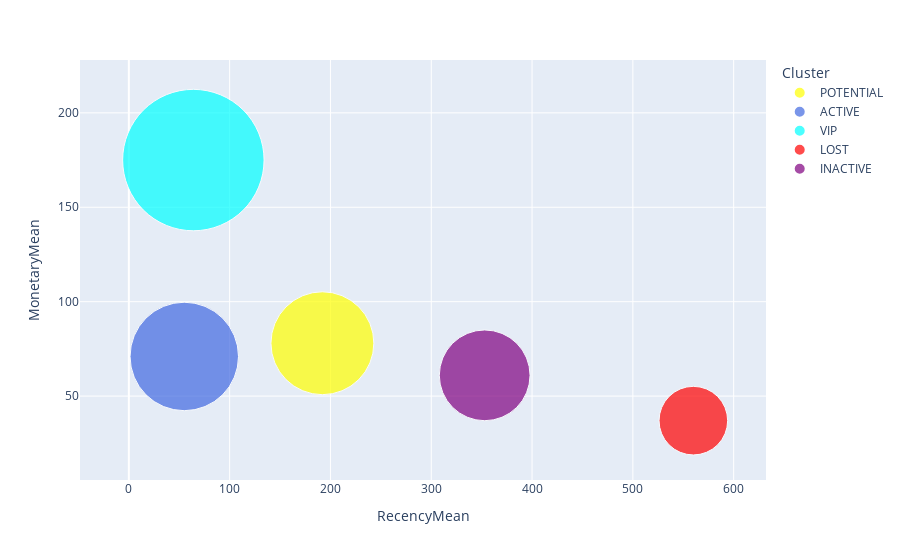

The code cell stored with this chart in its notebook:
### Code cell
import plotly.express as px

fig = px.scatter(rfm_agg2, x="RecencyMean", y="MonetaryMean", size="FrequencyMean", color="Cluster",
           hover_name="Cluster", size_max=100, color_discrete_map=colors_dict2)
fig.show()

### Figure 1 — Plotly figure (JSON) as saved in the notebook; plotly's stock layout.template omitted (floating-point values rounded to 4 significant figures)
{"data": [{"hovertemplate": "<b>%{hovertext}</b><br><br>Cluster=POTENTIAL<br>RecencyMean=%{x}<br>MonetaryMean=%{y}<br>FrequencyMean=%{marker.size}<extra></extra>", "hovertext": ["POTENTIAL"], "legendgroup": "POTENTIAL", "marker": {"color": "yellow", "size": [9], "sizemode": "area", "sizeref": 0.0017, "symbol": "circle"}, "mode": "markers", "name": "POTENTIAL", "orientation": "v", "showlegend": true, "type": "scatter", "x": [192], "xaxis": "x", "y": [78], "yaxis": "y"}, {"hovertemplate": "<b>%{hovertext}</b><br><br>Cluster=ACTIVE<br>RecencyMean=%{x}<br>MonetaryMean=%{y}<br>FrequencyMean=%{marker.size}<extra></extra>", "hovertext": ["ACTIVE"], "legendgroup": "ACTIVE", "marker": {"color": "royalblue", "size": [10], "sizemode": "area", "sizeref": 0.0017, "symbol": "circle"}, "mode": "markers", "name": "ACTIVE", "orientation": "v", "showlegend": true, "type": "scatter", "x": [55], "xaxis": "x", "y": [71], "yaxis": "y"}, {"hovertemplate": "<b>%{hovertext}</b><br><br>Cluster=VIP<br>RecencyMean=%{x}<br>MonetaryMean=%{y}<br>FrequencyMean=%{marker.size}<extra></extra>", "hovertext": ["VIP"], "legendgroup": "VIP", "marker": {"color": "cyan", "size": [17], "sizemode": "area", "sizeref": 0.0017, "symbol": "circle"}, "mode": "markers", "name": "VIP", "orientation": "v", "showlegend": true, "type": "scatter", "x": [64], "xaxis": "x", "y": [175], "yaxis": "y"}, {"hovertemplate": "<b>%{hovertext}</b><br><br>Cluster=LOST<br>RecencyMean=%{x}<br>MonetaryMean=%{y}<br>FrequencyMean=%{marker.size}<extra></extra>", "hovertext": ["LOST"], "legendgroup": "LOST", "marker": {"color": "red", "size": [4], "sizemode": "area", "sizeref": 0.0017, "symbol": "circle"}, "mode": "markers", "name": "LOST", "orientation": "v", "showlegend": true, "type": "scatter", "x": [560], "xaxis": "x", "y": [37], "yaxis": "y"}, {"hovertemplate": "<b>%{hovertext}</b><br><br>Cluster=INACTIVE<br>RecencyMean=%{x}<br>MonetaryMean=%{y}<br>FrequencyMean=%{marker.size}<extra></extra>", "hovertext": ["INACTIVE"], "legendgroup": "INACTIVE", "marker": {"color": "purple", "size": [7], "sizemode": "area", "sizeref": 0.0017, "symbol": "circle"}, "mode": "markers", "name": "INACTIVE", "orientation": "v", "showlegend": true, "type": "scatter", "x": [353], "xaxis": "x", "y": [61], "yaxis": "y"}], "layout": {"legend": {"itemsizing": "constant", "title": {"text": "Cluster"}, "tracegroupgap": 0}, "margin": {"t": 60}, "xaxis": {"anchor": "y", "domain": [0, 1], "title": {"text": "RecencyMean"}}, "yaxis": {"anchor": "x", "domain": [0, 1], "title": {"text": "MonetaryMean"}}}}
